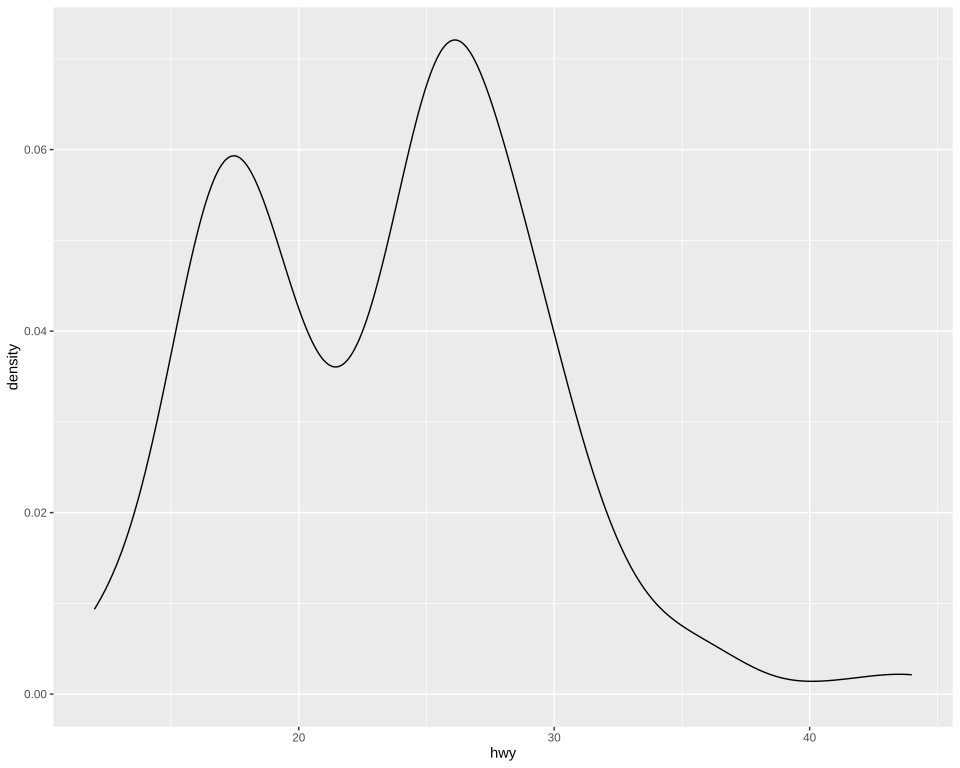

Generate this figure with R:
# The plot test/golden/density.svg draws, drawn by ggplot2 itself, as ggplot2's own visual tests
# draw their snapshots: the independent check on that golden whenever it changes. The suite never
# runs this; it needs R, ggplot2 and vdiffr, saved as the Docker image giggly-r:ggplot2-4.0.3. From
# the repository's root:
#
#   docker run --rm -v "$PWD/test/golden":/golden:ro giggly-r:ggplot2-4.0.3 \
#     Rscript /golden/density.R > density.ggplot2.svg
#
# and compare the two drawings element by element, as test/golden/point.R describes.
#
# geom_density()'s estimate of mpg's highway mileage: one curve across the whole x axis, outlined
# along its top in the theme's ink and left unfilled.

library(ggplot2)
plot <- ggplot(mpg, aes(hwy)) + geom_density() + theme_gray()
file <- tempfile(fileext = ".svg")
vdiffr::write_svg(plot, file)
cat(readLines(file), sep = "\n")
